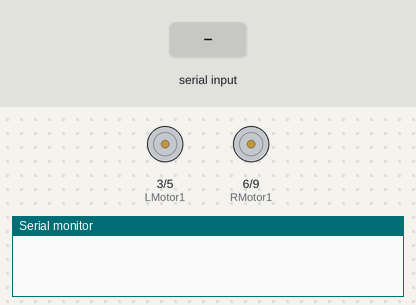
This sketch was run on a simulated Arduino Uno, built with avr-gcc and run on an emulated ATmega328P. Parts: motor-driver pin pairs drawn as motors (green arrow = first pin HIGH = forward, orange = second pin HIGH = backward, longer = more drive), the last lines printed to the serial monitor. The test bench sets the inputs (shaded band).

Above: at 1.2 s.
1.3 s: "forward" received over the second serial link
At 2.1 s:
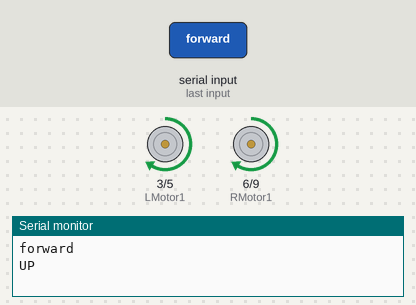
2.8 s: "backward" received over the second serial link
At 3.6 s:
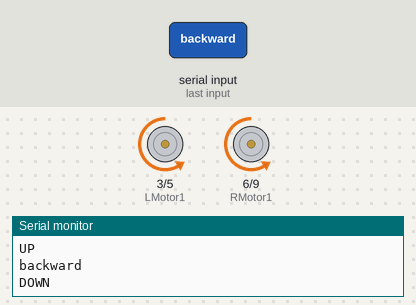
4.3 s: "left" received over the second serial link
At 5.5 s:
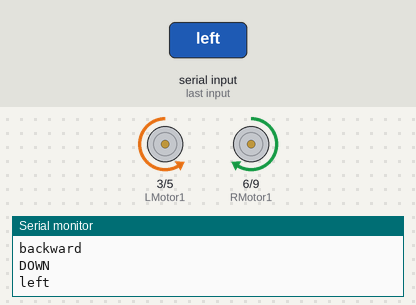
5.8 s: "right" received over the second serial link
At 7.2 s:
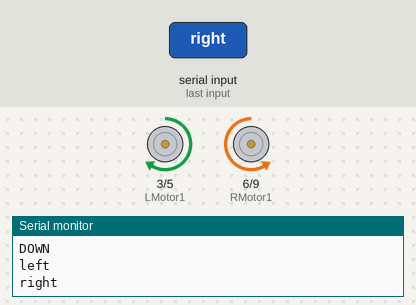
Timing chart, 0 to 8.3 s (numbered marks = the images above; inputs shaded):
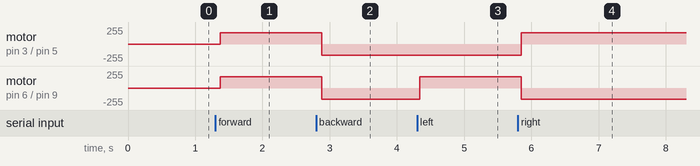

The sketch:

10_ARD.ino
```cpp
#include <SoftwareSerial.h>
SoftwareSerial BT (11 ,10);    //TX , RX Respectively for BT
String readdata ;

int LMotor1=3;
int LMotor2=5;
int RMotor1=6;
int RMotor2=9;

void setup()
{
  BT.begin(9600);
  Serial.begin(9600);
  pinMode(LMotor1,OUTPUT);
  pinMode(LMotor2,OUTPUT);
  pinMode(RMotor1,OUTPUT);
  pinMode(RMotor2,OUTPUT);
}

void loop() {
  while(BT.available())
  {
    delay(10);
    char c = BT.read();
    readdata += c;
  }
  if (readdata.length()>0)
  {
    Serial.println(readdata);
    if (readdata == "forward")
    {
      Serial.println("UP");
      //Forward
      analogWrite(LMotor1,170);
      analogWrite(LMotor2,0);
      analogWrite(RMotor1,170);
      analogWrite(RMotor2,0);
      delay(10);
    }
    else if (readdata=="backward")
    {
      Serial.println("DOWN");
      analogWrite(LMotor1,0);
      analogWrite(LMotor2,170);
      analogWrite(RMotor1,0);
      analogWrite(RMotor2,170);
      delay(10);
    }
    else if (readdata=="stop")
    {
      Serial.println("STOP");
      analogWrite(LMotor1,0);
      analogWrite(LMotor2,0);
      analogWrite(RMotor1,0);
      analogWrite(RMotor2,0);
      delay(10);
    }
     else if (readdata=="left")
    {
      // Left
      analogWrite(LMotor1,0);
      analogWrite(LMotor2,170);
      analogWrite(RMotor1,170);
      analogWrite(RMotor2,0);
      delay(10);
    }
     else if (readdata=="right")
     {
      // Right
      analogWrite(LMotor1,170);
      analogWrite(LMotor2,0);
      analogWrite(RMotor1,0);
      analogWrite(RMotor2,170);
      delay(10);
     }
  }
 readdata="";
}
```

Measured:
- after the input at 1.3 s, motor on pin 3 (LMotor1) / pin 5 (LMotor2), motor on pin 6 (RMotor1) / pin 9 (RMotor2): stopped → forward 170/255 after 0.07 s
- after the input at 2.8 s, motor on pin 3 (LMotor1) / pin 5 (LMotor2), motor on pin 6 (RMotor1) / pin 9 (RMotor2): forward 170/255 → backward 170/255 after 0.08 s
- after the input at 4.3 s, motor on pin 6 (RMotor1) / pin 9 (RMotor2): backward 170/255 → forward 170/255 at once
- after the input at 5.8 s, motor on pin 3 (LMotor1) / pin 5 (LMotor2): backward 170/255 → forward 170/255 after 0.05 s; motor on pin 6 (RMotor1) / pin 9 (RMotor2): forward 170/255 → backward 170/255 after 0.05 s
